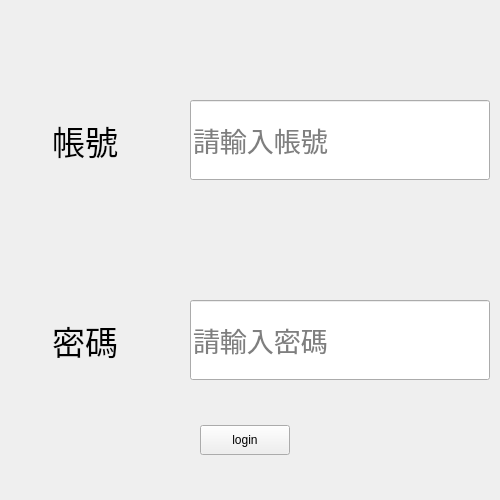
<?xml version="1.0" encoding="UTF-8"?>
<ui version="4.0">
 <class>Form</class>
 <widget class="QWidget" name="Form">
  <property name="enabled">
   <bool>true</bool>
  </property>
  <property name="geometry">
   <rect>
    <x>0</x>
    <y>0</y>
    <width>500</width>
    <height>500</height>
   </rect>
  </property>
  <property name="windowTitle">
   <string>登錄框</string>
  </property>
  <property name="windowIcon">
   <iconset theme="QIcon::ThemeIcon::AddressBookNew"/>
  </property>
  <property name="windowOpacity">
   <double>0.950000000000000</double>
  </property>
  <widget class="QLineEdit" name="lineEdit">
   <property name="geometry">
    <rect>
     <x>190</x>
     <y>100</y>
     <width>300</width>
     <height>80</height>
    </rect>
   </property>
   <property name="font">
    <font>
     <family>小賴字體 等寬 SC</family>
     <pointsize>20</pointsize>
    </font>
   </property>
   <property name="placeholderText">
    <string>請輸入帳號</string>
   </property>
  </widget>
  <widget class="QLabel" name="label">
   <property name="geometry">
    <rect>
     <x>10</x>
     <y>100</y>
     <width>150</width>
     <height>80</height>
    </rect>
   </property>
   <property name="font">
    <font>
     <family>小賴字體 等寬 SC</family>
     <pointsize>25</pointsize>
    </font>
   </property>
   <property name="text">
    <string>帳號</string>
   </property>
   <property name="alignment">
    <set>Qt::AlignmentFlag::AlignCenter</set>
   </property>
  </widget>
  <widget class="QLineEdit" name="lineEdit_2">
   <property name="geometry">
    <rect>
     <x>190</x>
     <y>300</y>
     <width>300</width>
     <height>80</height>
    </rect>
   </property>
   <property name="font">
    <font>
     <family>小賴字體 等寬 SC</family>
     <pointsize>20</pointsize>
    </font>
   </property>
   <property name="placeholderText">
    <string>請輸入密碼</string>
   </property>
  </widget>
  <widget class="QLabel" name="label_2">
   <property name="geometry">
    <rect>
     <x>10</x>
     <y>300</y>
     <width>150</width>
     <height>80</height>
    </rect>
   </property>
   <property name="font">
    <font>
     <family>小賴字體 等寬 SC</family>
     <pointsize>25</pointsize>
    </font>
   </property>
   <property name="text">
    <string>密碼</string>
   </property>
   <property name="alignment">
    <set>Qt::AlignmentFlag::AlignCenter</set>
   </property>
  </widget>
  <widget class="QPushButton" name="pushButton">
   <property name="geometry">
    <rect>
     <x>200</x>
     <y>425</y>
     <width>90</width>
     <height>30</height>
    </rect>
   </property>
   <property name="text">
    <string>login</string>
   </property>
  </widget>
 </widget>
 <resources/>
 <connections/>
</ui>
